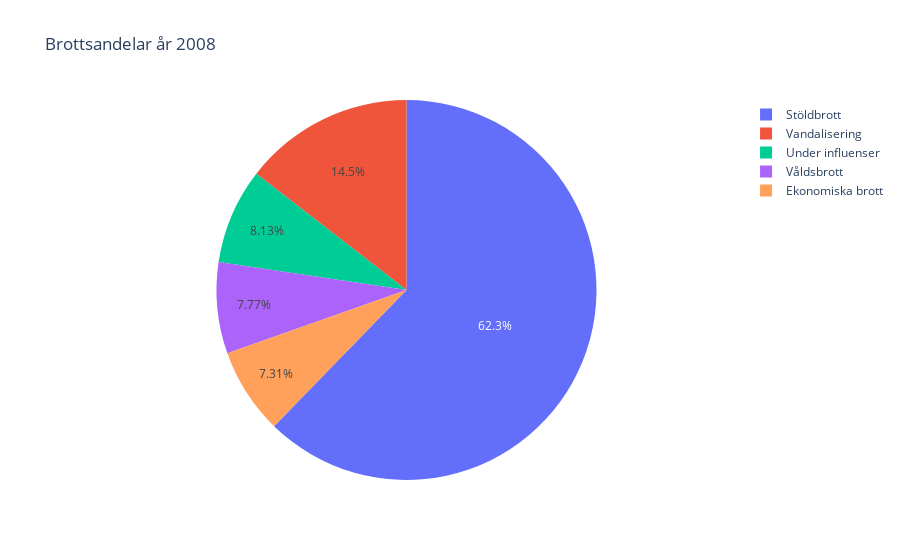

Notebook cell for this chart:
### Code cell
year = 2008
row = df[df['Year'] == year]

# Välj kategorier och värden
categories = ['Våldsbrott', 'Stöldbrott', 'Ekonomiska brott', 'Vandalisering', 'Under influenser']
values = [
    row['Violent'].values[0],
    row['Theft'].values[0],
    row['Economic'].values[0],
    row['Vandal'].values[0],
    row['Alc/Drug'].values[0]
]

fig = px.pie(
    names=categories,
    values=values,
    title=f'Brottsandelar år {year}'
)

fig.show()

### Figure 1 — Plotly figure (JSON) as saved in the notebook; plotly's stock layout.template omitted (floating-point values rounded to 4 significant figures)
{"data": [{"domain": {"x": [0, 1], "y": [0, 1]}, "hovertemplate": "label=%{label}<br>value=%{value}<extra></extra>", "labels": ["Våldsbrott", "Stöldbrott", "Ekonomiska brott", "Vandalisering", "Under influenser"], "legendgroup": "", "name": "", "showlegend": true, "type": "pie", "values": [1133.0, 9078.0, 1066.0, 2115.0, 1185.0]}], "layout": {"legend": {"tracegroupgap": 0}, "title": {"text": "Brottsandelar år 2008"}}}
